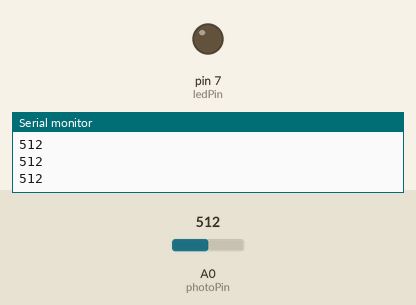
The sketch below on a simulated Arduino Uno, built with avr-gcc and run on an emulated ATmega328P. Shown: output pins drawn as LEDs (lit = HIGH), the last lines printed to the serial monitor. The test bench sets the inputs (shaded band); at power-on: A0 (photoPin) = 512.

Above: at 1.2 s.
1.3 s: A0 (photoPin) set to 478
At 2.3 s:
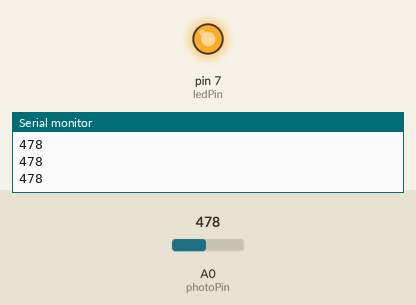
2.8 s: A0 (photoPin) set to 511
At 3.6 s:
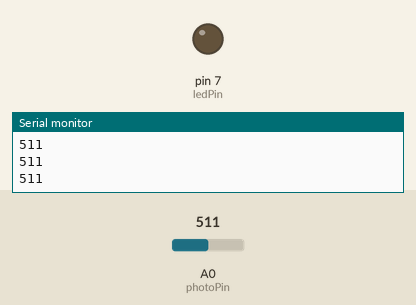
4.3 s: A0 (photoPin) set to 306
At 4.6 s:
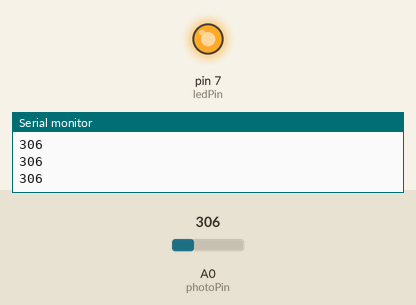
Timing chart, 0 to 7.3 s (numbered marks = the images above; inputs shaded):
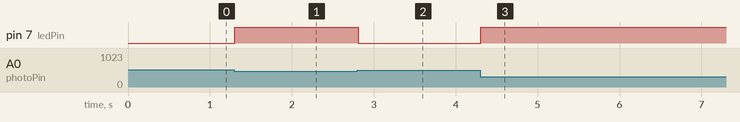

The sketch:

Practice5.ino
```cpp
int ledPin = 7;
int photoPin = 0;
int sensorLightValue = 0;

void setup() {
  // put your setup code here, to run once:
  Serial.begin(9600);
  pinMode(ledPin, OUTPUT);
  pinMode(photoPin, INPUT);
}

void loop() {
  // put your main code here, to run repeatedly:
  sensorLightValue = analogRead(photoPin);

  Serial.println(sensorLightValue);

  sensorLightValue = map(sensorLightValue, 0, 1024, 0, 255);

  analogWrite(ledPin, 250 - sensorLightValue);

}
```

Measured:
- the behaviour switches between 494 and 493 on A0 (photoPin) (found by bisection; images 0 and 1)
- after the input at 1.3 s, pin 7 (ledPin): LOW → HIGH at once
- after the input at 2.8 s, pin 7 (ledPin): HIGH → LOW at once
- after the input at 4.3 s, pin 7 (ledPin): LOW → HIGH at once
